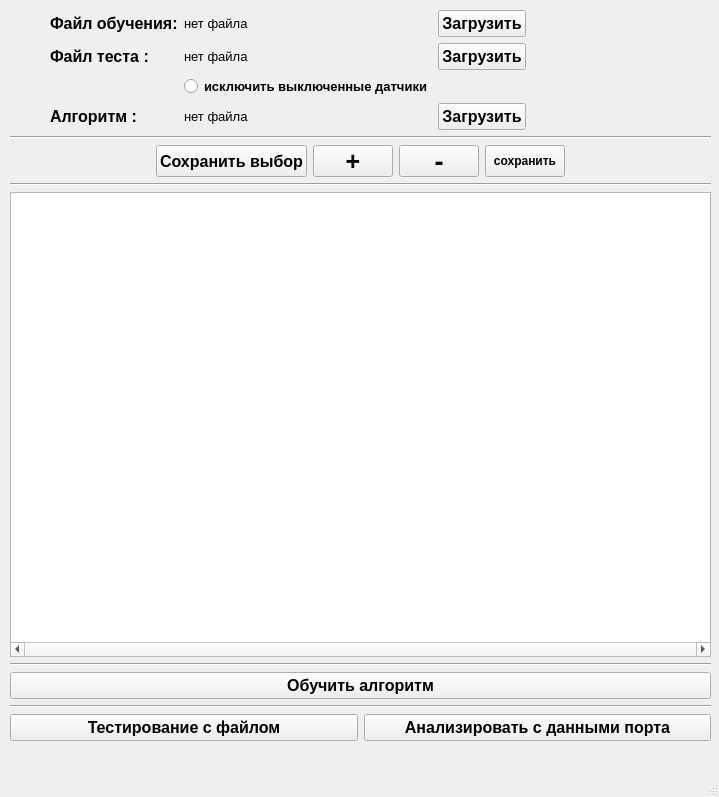
<?xml version="1.0" encoding="UTF-8"?>
<ui version="4.0">
 <class>MainWindow</class>
 <widget class="QMainWindow" name="MainWindow">
  <property name="geometry">
   <rect>
    <x>0</x>
    <y>0</y>
    <width>719</width>
    <height>797</height>
   </rect>
  </property>
  <property name="windowTitle">
   <string>MainWindow</string>
  </property>
  <widget class="QWidget" name="centralwidget">
   <widget class="QWidget" name="verticalLayoutWidget_2">
    <property name="geometry">
     <rect>
      <x>10</x>
      <y>10</y>
      <width>701</width>
      <height>731</height>
     </rect>
    </property>
    <layout class="QVBoxLayout" name="layout_main">
     <item>
      <layout class="QGridLayout" name="gridLayout">
       <item row="3" column="3">
        <widget class="QPushButton" name="b_file_algorithm">
         <property name="sizePolicy">
          <sizepolicy hsizetype="Fixed" vsizetype="Fixed">
           <horstretch>0</horstretch>
           <verstretch>0</verstretch>
          </sizepolicy>
         </property>
         <property name="font">
          <font>
           <family>MS Sans Serif</family>
           <pointsize>12</pointsize>
           <weight>75</weight>
           <bold>true</bold>
          </font>
         </property>
         <property name="text">
          <string>Загрузить</string>
         </property>
        </widget>
       </item>
       <item row="0" column="4">
        <spacer name="horizontalSpacer">
         <property name="orientation">
          <enum>Qt::Horizontal</enum>
         </property>
         <property name="sizeHint" stdset="0">
          <size>
           <width>40</width>
           <height>20</height>
          </size>
         </property>
        </spacer>
       </item>
       <item row="0" column="1">
        <widget class="QLabel" name="label">
         <property name="sizePolicy">
          <sizepolicy hsizetype="Fixed" vsizetype="Fixed">
           <horstretch>0</horstretch>
           <verstretch>0</verstretch>
          </sizepolicy>
         </property>
         <property name="font">
          <font>
           <family>MS Sans Serif</family>
           <pointsize>12</pointsize>
           <weight>75</weight>
           <bold>true</bold>
          </font>
         </property>
         <property name="text">
          <string>Файл обучения:</string>
         </property>
        </widget>
       </item>
       <item row="0" column="3">
        <widget class="QPushButton" name="b_file_learn">
         <property name="sizePolicy">
          <sizepolicy hsizetype="Fixed" vsizetype="Fixed">
           <horstretch>0</horstretch>
           <verstretch>0</verstretch>
          </sizepolicy>
         </property>
         <property name="font">
          <font>
           <family>MS Sans Serif</family>
           <pointsize>12</pointsize>
           <weight>75</weight>
           <bold>true</bold>
          </font>
         </property>
         <property name="text">
          <string>Загрузить</string>
         </property>
        </widget>
       </item>
       <item row="0" column="2">
        <widget class="QLabel" name="label_file_learn">
         <property name="sizePolicy">
          <sizepolicy hsizetype="Preferred" vsizetype="Fixed">
           <horstretch>0</horstretch>
           <verstretch>0</verstretch>
          </sizepolicy>
         </property>
         <property name="font">
          <font>
           <family>MS Shell Dlg 2</family>
           <pointsize>10</pointsize>
          </font>
         </property>
         <property name="text">
          <string>нет файла</string>
         </property>
        </widget>
       </item>
       <item row="1" column="1">
        <widget class="QLabel" name="label_2">
         <property name="sizePolicy">
          <sizepolicy hsizetype="Fixed" vsizetype="Fixed">
           <horstretch>0</horstretch>
           <verstretch>0</verstretch>
          </sizepolicy>
         </property>
         <property name="font">
          <font>
           <family>MS Sans Serif</family>
           <pointsize>12</pointsize>
           <weight>75</weight>
           <bold>true</bold>
          </font>
         </property>
         <property name="text">
          <string>Файл теста :</string>
         </property>
        </widget>
       </item>
       <item row="1" column="3">
        <widget class="QPushButton" name="b_file_test">
         <property name="sizePolicy">
          <sizepolicy hsizetype="Fixed" vsizetype="Fixed">
           <horstretch>0</horstretch>
           <verstretch>0</verstretch>
          </sizepolicy>
         </property>
         <property name="font">
          <font>
           <family>MS Sans Serif</family>
           <pointsize>12</pointsize>
           <weight>75</weight>
           <bold>true</bold>
          </font>
         </property>
         <property name="text">
          <string>Загрузить</string>
         </property>
        </widget>
       </item>
       <item row="1" column="2">
        <widget class="QLabel" name="label_file_test">
         <property name="sizePolicy">
          <sizepolicy hsizetype="Preferred" vsizetype="Fixed">
           <horstretch>0</horstretch>
           <verstretch>0</verstretch>
          </sizepolicy>
         </property>
         <property name="font">
          <font>
           <family>MS Shell Dlg 2</family>
           <pointsize>10</pointsize>
          </font>
         </property>
         <property name="text">
          <string>нет файла</string>
         </property>
        </widget>
       </item>
       <item row="2" column="2">
        <widget class="QRadioButton" name="rb_del_columns">
         <property name="font">
          <font>
           <family>MS Sans Serif</family>
           <pointsize>10</pointsize>
           <weight>75</weight>
           <bold>true</bold>
          </font>
         </property>
         <property name="text">
          <string>исключить выключенные датчики</string>
         </property>
        </widget>
       </item>
       <item row="3" column="1">
        <widget class="QLabel" name="label_3">
         <property name="sizePolicy">
          <sizepolicy hsizetype="Fixed" vsizetype="Fixed">
           <horstretch>0</horstretch>
           <verstretch>0</verstretch>
          </sizepolicy>
         </property>
         <property name="font">
          <font>
           <family>MS Sans Serif</family>
           <pointsize>12</pointsize>
           <weight>75</weight>
           <bold>true</bold>
          </font>
         </property>
         <property name="text">
          <string>Алгоритм :</string>
         </property>
        </widget>
       </item>
       <item row="3" column="2">
        <widget class="QLabel" name="label_file_algorythm">
         <property name="sizePolicy">
          <sizepolicy hsizetype="Preferred" vsizetype="Fixed">
           <horstretch>0</horstretch>
           <verstretch>0</verstretch>
          </sizepolicy>
         </property>
         <property name="font">
          <font>
           <family>MS Shell Dlg 2</family>
           <pointsize>10</pointsize>
          </font>
         </property>
         <property name="text">
          <string>нет файла</string>
         </property>
        </widget>
       </item>
       <item row="0" column="0">
        <spacer name="horizontalSpacer_4">
         <property name="orientation">
          <enum>Qt::Horizontal</enum>
         </property>
         <property name="sizeType">
          <enum>QSizePolicy::Fixed</enum>
         </property>
         <property name="sizeHint" stdset="0">
          <size>
           <width>40</width>
           <height>20</height>
          </size>
         </property>
        </spacer>
       </item>
      </layout>
     </item>
     <item>
      <widget class="Line" name="line_5">
       <property name="orientation">
        <enum>Qt::Horizontal</enum>
       </property>
      </widget>
     </item>
     <item>
      <layout class="QHBoxLayout" name="horizontalLayout_2">
       <item>
        <spacer name="horizontalSpacer_2">
         <property name="orientation">
          <enum>Qt::Horizontal</enum>
         </property>
         <property name="sizeHint" stdset="0">
          <size>
           <width>40</width>
           <height>20</height>
          </size>
         </property>
        </spacer>
       </item>
       <item>
        <widget class="QPushButton" name="b_save_selection">
         <property name="maximumSize">
          <size>
           <width>16777215</width>
           <height>32</height>
          </size>
         </property>
         <property name="font">
          <font>
           <family>MS Sans Serif</family>
           <pointsize>12</pointsize>
           <weight>75</weight>
           <bold>true</bold>
          </font>
         </property>
         <property name="text">
          <string>Сохранить выбор</string>
         </property>
        </widget>
       </item>
       <item>
        <widget class="QPushButton" name="b_size_up">
         <property name="maximumSize">
          <size>
           <width>16777215</width>
           <height>32</height>
          </size>
         </property>
         <property name="font">
          <font>
           <family>MS Sans Serif</family>
           <pointsize>19</pointsize>
           <weight>75</weight>
           <bold>true</bold>
          </font>
         </property>
         <property name="styleSheet">
          <string notr="true">color: &quot;light red&quot;</string>
         </property>
         <property name="text">
          <string>+</string>
         </property>
        </widget>
       </item>
       <item>
        <widget class="QPushButton" name="b_size_down">
         <property name="maximumSize">
          <size>
           <width>16777215</width>
           <height>32</height>
          </size>
         </property>
         <property name="font">
          <font>
           <family>MS Sans Serif</family>
           <pointsize>20</pointsize>
           <weight>75</weight>
           <bold>true</bold>
          </font>
         </property>
         <property name="styleSheet">
          <string notr="true">color: &quot;light red&quot;</string>
         </property>
         <property name="text">
          <string>-</string>
         </property>
        </widget>
       </item>
       <item>
        <widget class="QPushButton" name="b_save">
         <property name="maximumSize">
          <size>
           <width>16777215</width>
           <height>32</height>
          </size>
         </property>
         <property name="font">
          <font>
           <family>MS Sans Serif</family>
           <weight>75</weight>
           <bold>true</bold>
          </font>
         </property>
         <property name="text">
          <string>сохранить</string>
         </property>
        </widget>
       </item>
       <item>
        <spacer name="horizontalSpacer_3">
         <property name="orientation">
          <enum>Qt::Horizontal</enum>
         </property>
         <property name="sizeHint" stdset="0">
          <size>
           <width>40</width>
           <height>20</height>
          </size>
         </property>
        </spacer>
       </item>
      </layout>
     </item>
     <item>
      <widget class="Line" name="line_4">
       <property name="orientation">
        <enum>Qt::Horizontal</enum>
       </property>
      </widget>
     </item>
     <item>
      <widget class="QTextEdit" name="log_view">
       <property name="font">
        <font>
         <pointsize>22</pointsize>
        </font>
       </property>
       <property name="horizontalScrollBarPolicy">
        <enum>Qt::ScrollBarAlwaysOn</enum>
       </property>
       <property name="sizeAdjustPolicy">
        <enum>QAbstractScrollArea::AdjustIgnored</enum>
       </property>
       <property name="lineWrapMode">
        <enum>QTextEdit::NoWrap</enum>
       </property>
      </widget>
     </item>
     <item>
      <widget class="Line" name="line_2">
       <property name="orientation">
        <enum>Qt::Horizontal</enum>
       </property>
      </widget>
     </item>
     <item>
      <widget class="QPushButton" name="b_load_in_lib">
       <property name="font">
        <font>
         <family>MS Sans Serif</family>
         <pointsize>12</pointsize>
         <weight>75</weight>
         <bold>true</bold>
        </font>
       </property>
       <property name="text">
        <string>Обучить алгоритм</string>
       </property>
      </widget>
     </item>
     <item>
      <widget class="Line" name="line_3">
       <property name="orientation">
        <enum>Qt::Horizontal</enum>
       </property>
      </widget>
     </item>
     <item>
      <layout class="QHBoxLayout" name="horizontalLayout">
       <item>
        <widget class="QPushButton" name="b_start_test_file">
         <property name="font">
          <font>
           <family>MS Sans Serif</family>
           <pointsize>12</pointsize>
           <weight>75</weight>
           <bold>true</bold>
          </font>
         </property>
         <property name="text">
          <string>Тестирование с файлом</string>
         </property>
        </widget>
       </item>
       <item>
        <widget class="QPushButton" name="b_analyze_port">
         <property name="font">
          <font>
           <family>MS Sans Serif</family>
           <pointsize>12</pointsize>
           <weight>75</weight>
           <bold>true</bold>
          </font>
         </property>
         <property name="text">
          <string>Анализировать с данными порта</string>
         </property>
        </widget>
       </item>
      </layout>
     </item>
    </layout>
   </widget>
  </widget>
  <widget class="QMenuBar" name="menubar">
   <property name="geometry">
    <rect>
     <x>0</x>
     <y>0</y>
     <width>719</width>
     <height>26</height>
    </rect>
   </property>
  </widget>
  <widget class="QStatusBar" name="statusbar"/>
 </widget>
 <resources/>
 <connections/>
</ui>
